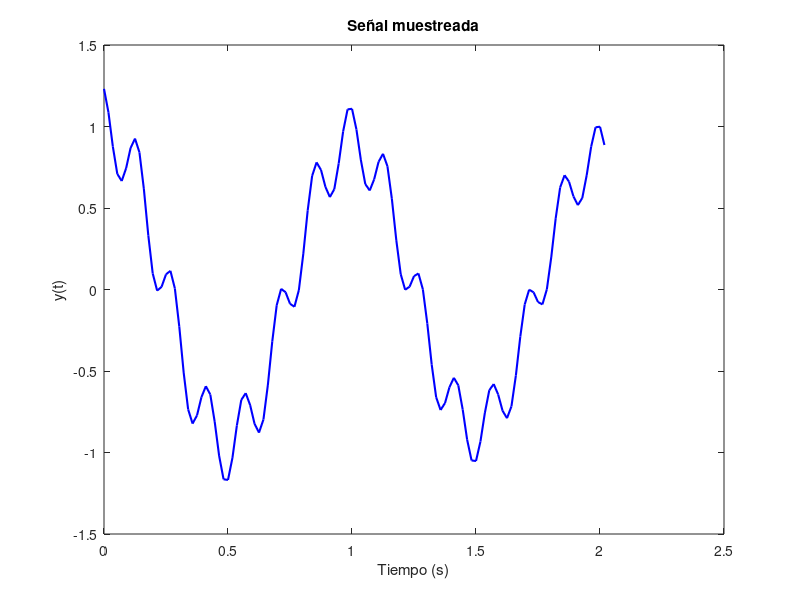

Reproduce this figure in MATLAB.
close all;
%Parámetros de muestre
clear all;
fs = 56; 
N = 114;  
L=N/2;
t = (0:N-1)/fs;     

% Parámetros de la señal
A1 = 1;             
sigma1 = -0.1;      
phi1 = 0;           
A2 = 0.25;           
sigma2 = -0.125;     
phi2 = pi/8;
y = A1 * exp(sigma1 * t) .* cos(2*pi*1*t + phi1) + A2 * exp(sigma2 * t) .* cos(2*pi*7*t + phi2);

figure;
plot(t, y, 'b-', 'LineWidth', 1.5);
xlabel('Tiempo (s)');
ylabel('y(t)');
title('Señal muestreada');

nRows = N-L; 
nCols = L;

H = zeros(nRows, nCols-1);
for i = 1:nRows
    for j = 1:nCols
        H(i,j) = y(i+j-1);
    end
end

% disp(H);

[U, S, V] = svd(H);
n = 4; % modos 

V1 = V(1:L-1,1:n);
V2 = V(2:L,1:n);


Y1 = transpose(V1)*V1;

Y2 = transpose(V2)*V1;

[MatrixL,eigenvalues] = eig(inv(Y1)*Y2);
deltat = 1/fs;
lambda = log(eigenvalues)/deltat;
disp(lambda);
eigdiag = diag(eigenvalues);

for i=0:N-1
    for j=1:n
        Z(i+1,j) = (eigdiag(j))^i;
    end
end



ycol = transpose (y);

B = pinv(Z)*ycol
amp = 2*abs(B)
angulo = angle(B)